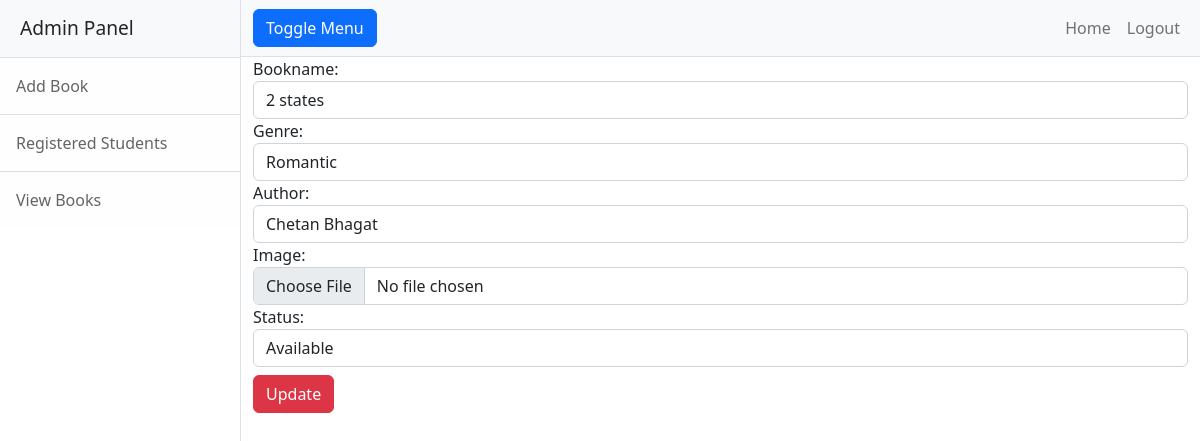
The page /home/admin/books/update/9 on the database its author committed.
### libApp/models.py (models this page shows)
class Books(models.Model):
    bookname = models.CharField(max_length=100)
    genre = models.CharField(max_length=100)
    author = models.CharField(max_length=100)
    image = models.ImageField(upload_to='media')
    options = (
        ('Available', 'Available'),
        ('Not Available', 'Not Available')
    )
    status = models.CharField(max_length=100, choices=options, default='Available')

### libApp/views.py (the view)
# urls.py: path('home/admin/books/update/<int:id>', views.BookUpdateView.as_view(), name='bookupdate_view'),
class BookUpdateView(UpdateView):
    pk_url_kwarg = 'id'
    model = Books
    form_class = BookUpdateForm
    template_name = 'book_update.html'
    success_url = reverse_lazy('listbooks_view')

### libApp/forms.py
class BookUpdateForm(forms.ModelForm):
     class Meta:
        model = Books
        fields = ['bookname', 'genre', 'author', 'image', 'status']
        widgets = {
            'bookname': forms.TextInput(attrs={'class':'form-control'}),
            'genre': forms.TextInput(attrs={'class':'form-control'}),
            'author': forms.TextInput(attrs={'class':'form-control'}),
            'image': forms.FileInput(attrs={'class':'form-control'}),
            'status': forms.Select(attrs={'class':'form-control'}),
        }

### libApp/templates/book_update.html (shortened to what this page needs)
{% extends 'admin_home.html' %}
{% block content %}
<form action="" method="post" enctype="multipart/form-data">
    {{form}}
    <input type="submit" class="btn btn-danger mt-2" value="Update">
</form>
{% endblock %}

### rows shown on the page
Books: bookname "2 states", genre "Romantic", author "Chetan Bhagat", status "Available"
